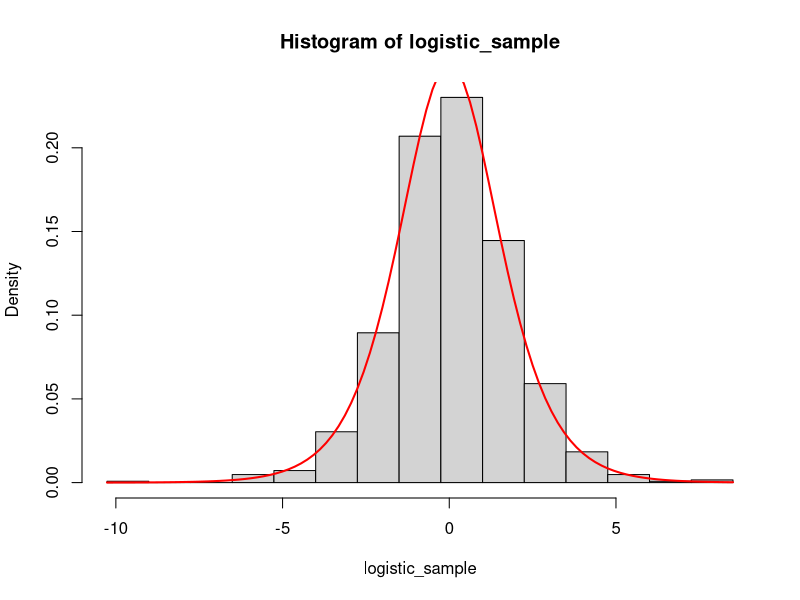
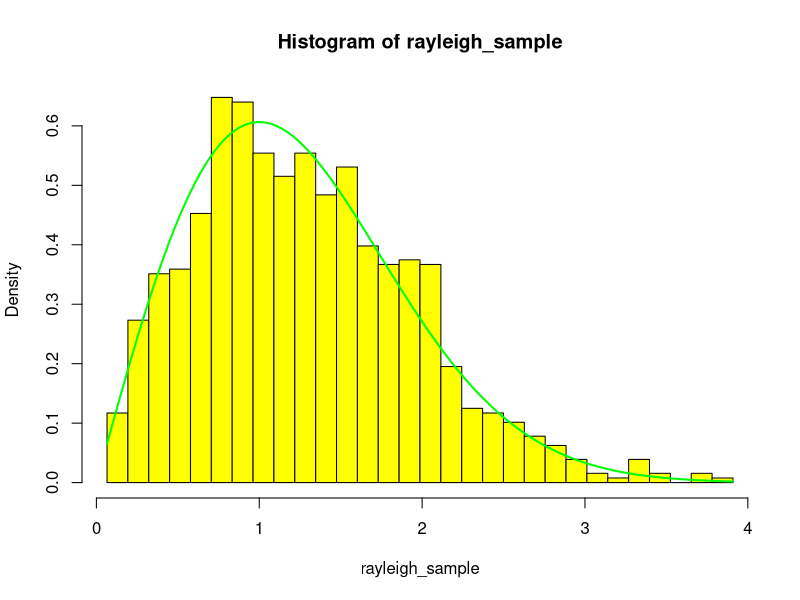
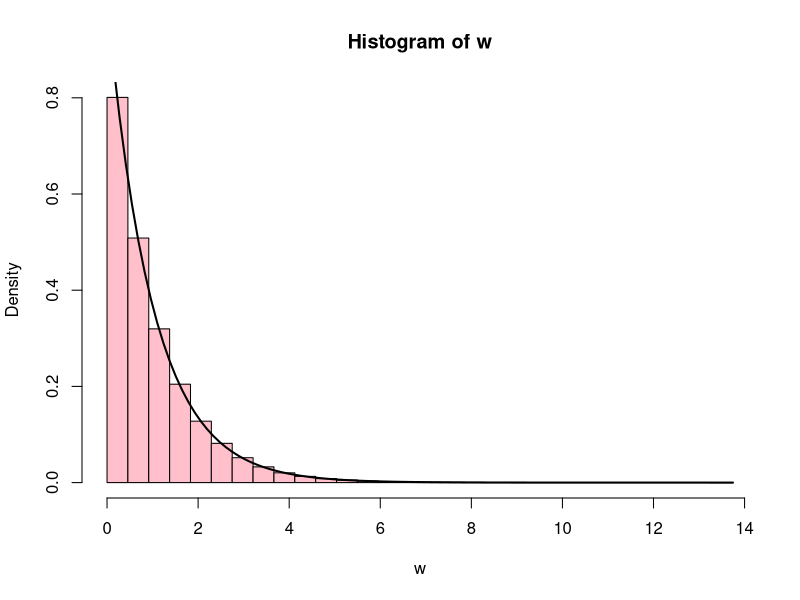
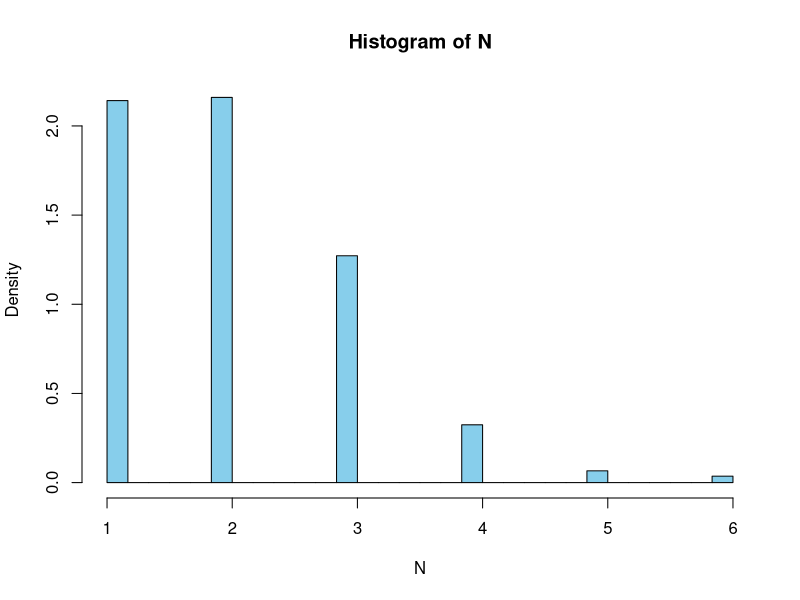
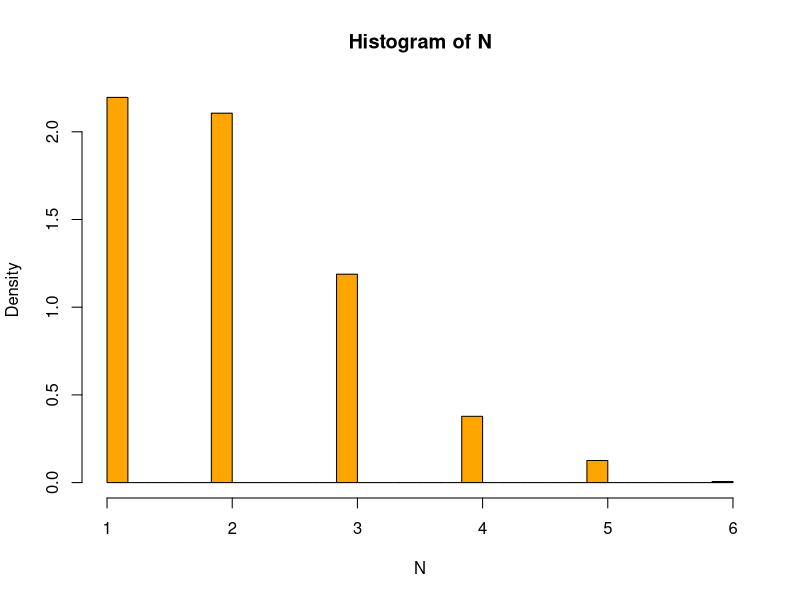
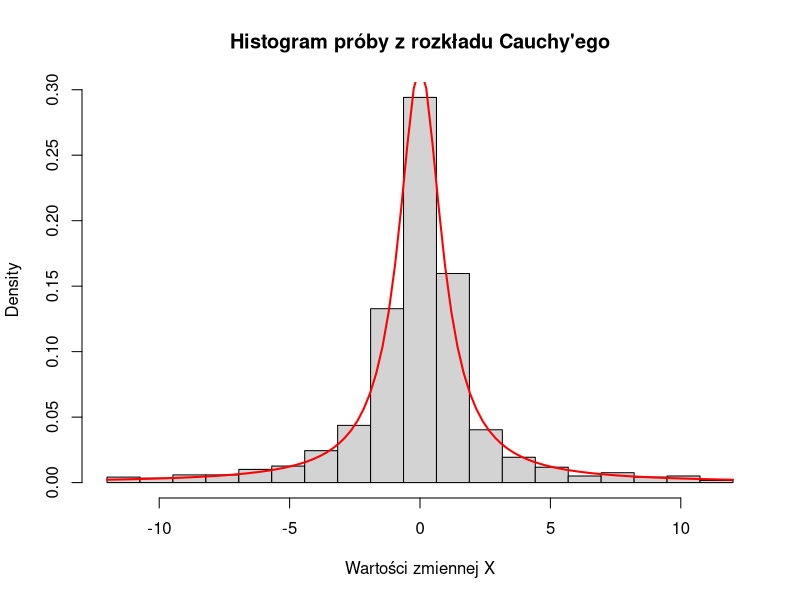

Reproduce these figures in R, in order.
## ---- chunk 1
knitr::opts_chunk$set(echo = TRUE)
## ---- chunk 2
library(VGAM)
# Ustawienie rozmiaru próby
n <- 1000

# Generowanie próby z rozkładu jednostajnego U(0,1)
uniform_sample <- runif(n)

# Przekształcenie próby na rozkład logistyczny przy użyciu odwrotnej dystrybuanty
logistic_sample <- qlogis(uniform_sample)

# Rysowanie histogramu z wygenerowanej próby
hist(logistic_sample, breaks = seq(min(logistic_sample), max(logistic_sample), length.out = 15+1), freq=FALSE)

# Dodanie krzywej gęstości rozkładu logistycznego
curve(dlogis(x), from=min(logistic_sample), to=max(logistic_sample), add=TRUE, col='red', lwd=2)
# Generowanie próby z rozkładu jednostajnego U(0,1)
uniform_sample <- runif(n)

# Przekształcenie próby na rozkład Rayleigha przy użyciu odwrotnej dystrybuanty
rayleigh_sample <- qrayleigh(uniform_sample)

# Rysowanie histogramu z wygenerowanej próby
hist(rayleigh_sample, breaks = seq(min(rayleigh_sample), max(rayleigh_sample), length.out = 30+1), freq=FALSE, col='yellow')

# Dodanie krzywej gęstości rozkładu Rayleigha
curve(drayleigh(x), from=min(rayleigh_sample), to=max(rayleigh_sample), add=TRUE, col='green', lwd=2)
# Generowanie próby z rozkładu jednostajnego U(0,1)
u <- runif(1e6, 0, 1)

# Przekształcenie próby na rozkład wykładniczy przy użyciu odwrotnej dystrybuanty
w <- -log(u)

# Rysowanie histogramu z wygenerowanej próby
hist(w, breaks = seq(min(w), max(w), length.out = 30+1), freq=FALSE, col='pink')

# Dodanie krzywej gęstości rozkładu wykładniczego
curve(dexp(x, 1), from=min(w), to=max(w), add=TRUE, col='black', lwd=2)


## ---- chunk 3
# Ustawienie parametru lambda
lambda <- 1

# Liczba realizacji zmiennych losowych N
n <- 1e3

# Inicjalizacja wektora do przechowywania wartości N
N <- numeric(n)

# Symulacja realizacji zmiennych losowych N
for(i in 1:n){
  # Znajdowanie indeksu, gdzie suma przekracza 1
  N[i] <- which(cumsum(rexp(n)) > 1)[1]
}

# Rysowanie histogramu
hist(N, breaks = seq(min(N), max(N), length.out = 30+1), freq=FALSE, col='skyblue')

## ---- chunk 4
# Ustawienie liczby realizacji zmiennych losowych N
n <- 1e3

# Inicjalizacja wektora do przechowywania wartości N
N <- numeric(n)

# Ustawienie parametru lambda
lambda <- 1

# Symulacja realizacji zmiennych losowych N
for(i in 1:n){
  # Znajdowanie indeksu, gdzie iloczyn przekracza exp(-lambda)
  N[i] <- which(cumprod(runif(n)) < exp(-lambda))[1]
}

# Rysowanie histogramu
hist(N, breaks = seq(min(N), max(N), length.out = 30+1), freq=FALSE, col='orange')


## ---- chunk 5
# Generowanie próby z rozkładu jednostajnego U(-pi/2, pi/2)
U <- runif(1000, -pi/2, pi/2)

# Przekształcenie próby z rozkładu jednostajnego za pomocą funkcji tan
X <- tan(U)

# Wybranie wartości z zakresu [-12, 12] (ograniczenie dla lepszego zobrazowania)
subset_X <- subset(X, X >= -12 & X <= 12)

# Narysowanie histogramu wybranej próby
hist(subset_X, breaks = seq(-12, 12, length.out = 20), freq = FALSE,
     main = 'Histogram próby z rozkładu Cauchy\'ego', xlab = 'Wartości zmiennej X')

# Dodanie krzywej gęstości rozkładu Cauchy'ego
curve(dcauchy(x), add = TRUE, col = 'red', lwd = 2)

## ---- chunk 6
# Liczba próbek
n <- 1000

# Możliwe wartości zmiennej losowej S
S <- c(-1, 2, 4)

# Prawdopodobieństwa dla poszczególnych wartości
prawdopodobienstwa <- c(1/6, 2/3, 1/6)

# Obliczenie dystrybuanty
dystrybuanta <- cumsum(prawdopodobienstwa)

# Inicjalizacja wektora na zmienne losowe
X <- c()

# Generowanie próbki z rozkładu dyskretnego
for (i in seq(1, n)) {
  # Generowanie liczby losowej z rozkładu jednostajnego
  U <- runif(1, 0, 1)
  
  # Porównywanie z dystrybuantą i przypisywanie odpowiedniej wartości
  for (j in 1:length(dystrybuanta)) {
    if (U <= dystrybuanta[j]) {
      X <- c(X, S[j])
      break
    }
  }
}

# Tabela częstości występowania poszczególnych wartości
table(X) / n
